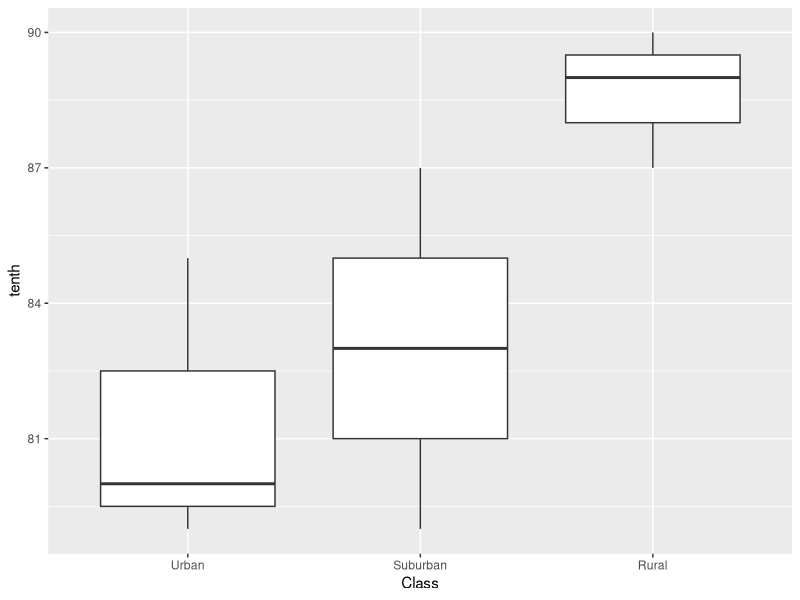
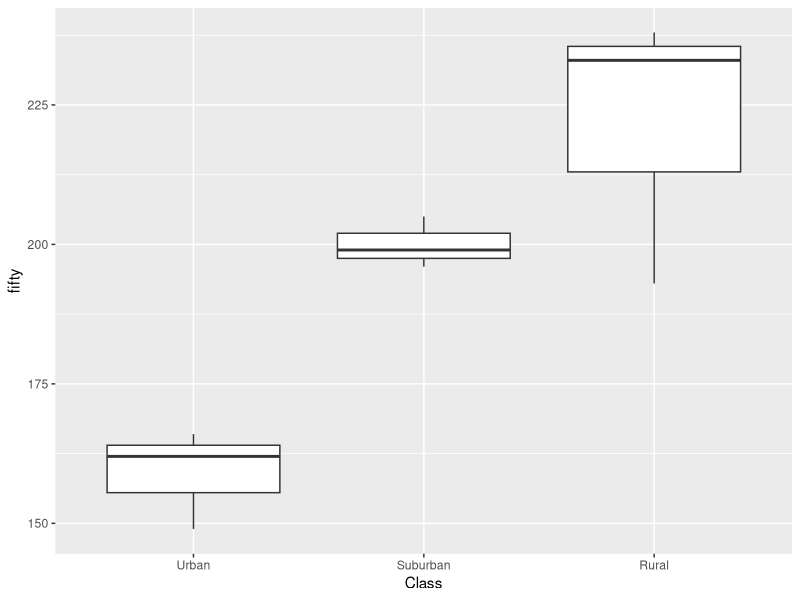
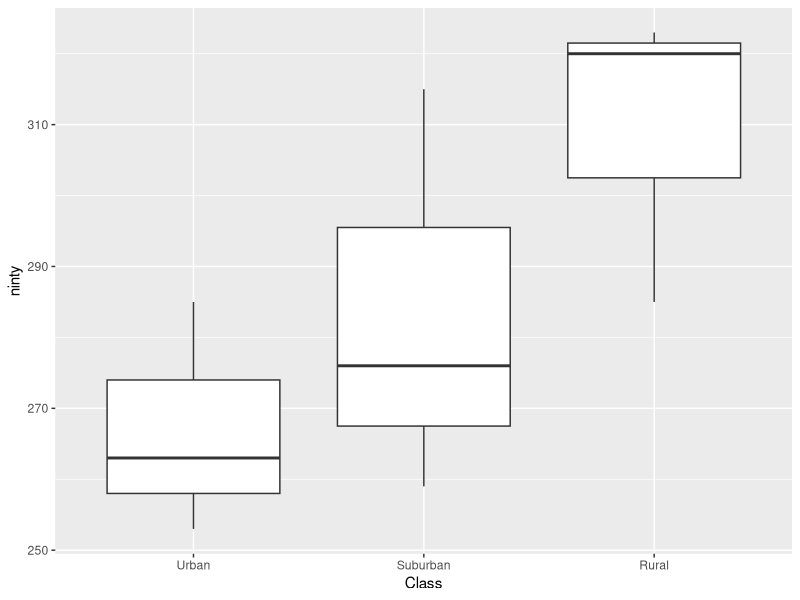
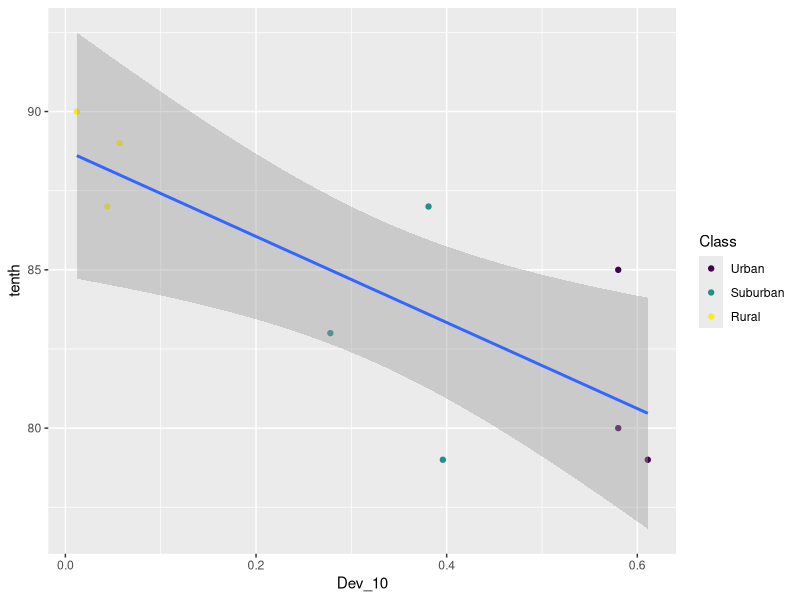
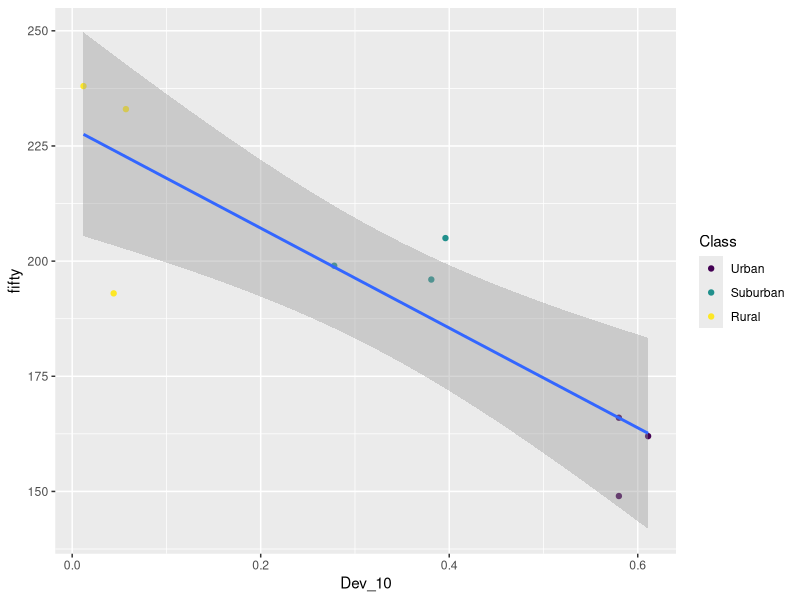
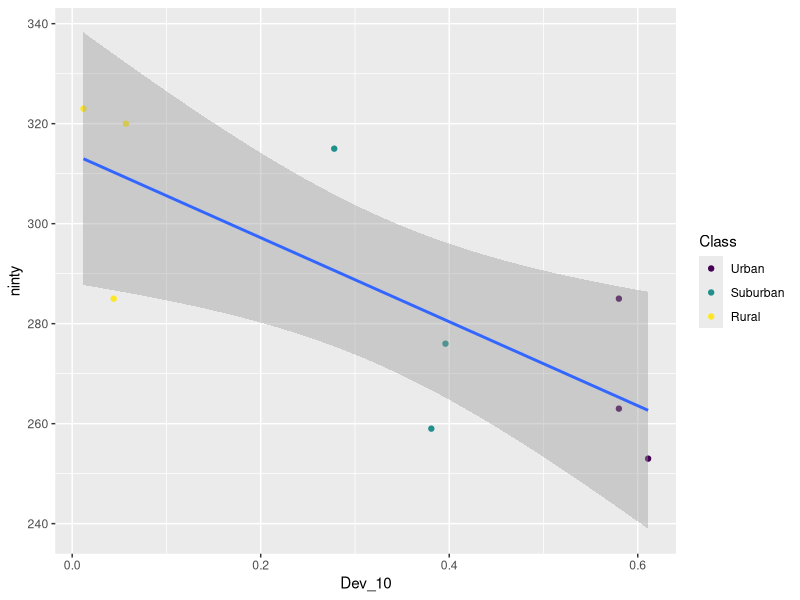

Reproduce these figures in R, in order.
library(tidyverse)

# Script to analyze frass data

# Goal is to run an ANOVAs and LM to see if there are differences of 
#biomass and phenology across an urbanization gradient

# read in data

pheno_data <- read.csv("data_products/frass_pheno_reweigh.csv")

# check to see if the urbanization levels are in the correct order
levels(pheno_data$Class) # not a factor so reorder

pheno_data$Class <- ordered(pheno_data$Class, levels = c("Urban",
                                                         "Suburban",
                                                         "Rural"))

# First we will do this for the tenth percentile

#Let's visualize the data first
ggplot() + 
  geom_boxplot(pheno_data, mapping = aes(x = Class, y = tenth))

tenth.anova <- aov(tenth ~ Class, data = pheno_data)
summary(tenth.anova)
TukeyHSD(tenth.anova)

ggplot() + 
  geom_boxplot(pheno_data, mapping = aes(x = Class, y = fifty))

fifty.anova <- aov(fifty ~ Class, data = pheno_data)
summary(fifty.anova)
TukeyHSD(fifty.anova)

ggplot() + 
  geom_boxplot(pheno_data, mapping = aes(x = Class, y = ninty))

ninty.anova <- aov(ninty ~ Class, data = pheno_data)
summary(ninty.anova)
TukeyHSD(ninty.anova)

# Now let's add in the Urbanization gradient from GIS DATA
urb_data <- read.csv("data_products/urbanization_gradient.csv")
pheno_data_urb <- left_join(pheno_data, urb_data, by = "Site")

ggplot(pheno_data_urb, aes(x = Dev_10, y = tenth)) + 
  geom_point(mapping = aes(color = Class)) + 
  geom_smooth(mapping = aes(), method = 'lm')

tenth.lm <- lm(formula = tenth ~ Dev_10, data = pheno_data_urb)
summary(tenth.lm)  

ggplot(pheno_data_urb, aes(x = Dev_10, y = fifty)) + 
  geom_point(mapping = aes(color = Class)) + 
  geom_smooth(mapping = aes(), method = 'lm')

fifty.lm <- lm(formula = fifty ~ Dev_10, data = pheno_data_urb)
summary(fifty.lm)  

ggplot(pheno_data_urb, aes(x = Dev_10, y = ninty)) + 
  geom_point(mapping = aes(color = Class)) + 
  geom_smooth(mapping = aes(), method = 'lm')

ninty.lm <- lm(formula = ninty ~ Dev_10, data = pheno_data_urb)
summary(ninty.lm)  

## Try to see if you can do this on your own for the fiftieth and nintieth percentiles
## FOr both annovas and lm 
## What do these results mean?



## Also try the whole process for biomass (you'll have to read in new data)

